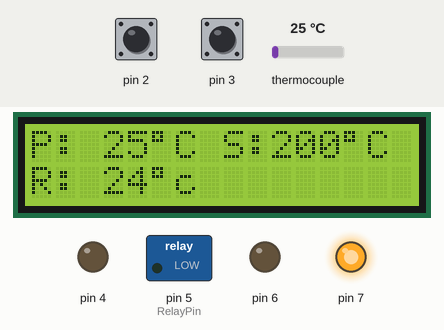
Simulated run of this sketch. Board: Arduino Uno, built with avr-gcc and run on an emulated ATmega328P. Parts: 16×2 character LCD, switched loads named in the sketch (green lamp = pin HIGH), output pins drawn as LEDs (lit = HIGH). Wiring (inferred from the names in the program): MAX31855 thermocouple converter: CS pin 10. Inputs (shaded band) come from the test bench; at power-on: thermocouple 25 °C, pin 2 HIGH, pin 3 HIGH. Pins used as bus, display or sensor lines are not drawn; what the sketch prints to the serial monitor is not drawn.

Above: at 1.6 s.
1.7 s: thermocouple set to 6 °C
At 2.6 s:
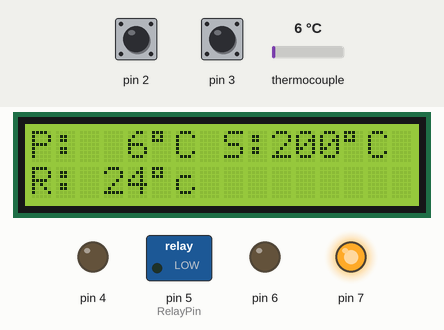
3.5 s: pin 2 pulled LOW for 1.3 s
At 4.4 s:
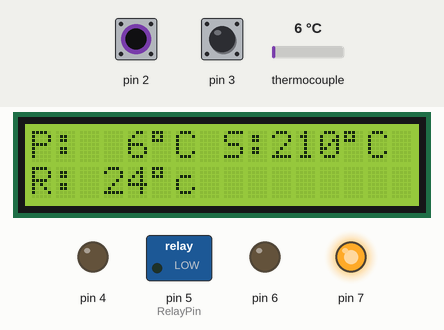
6.3 s: pin 3 pulled LOW for 1.3 s
At 8.3 s:
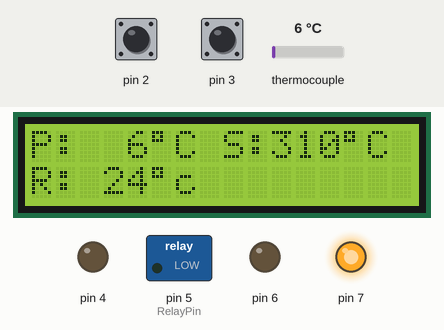
9.1 s: thermocouple set to 75 °C
At 11.0 s:
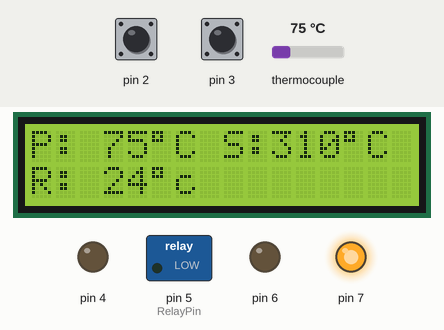
11.6 s: pin 2 pulled LOW for 1.3 s
At 12.9 s:
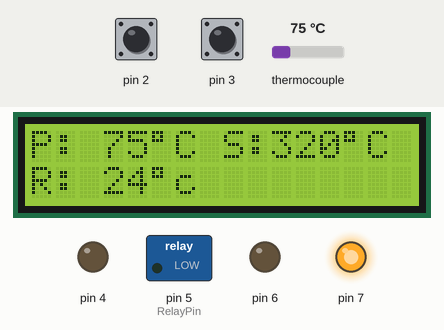
14.4 s: pin 3 pulled LOW for 1.3 s
At 15.5 s:
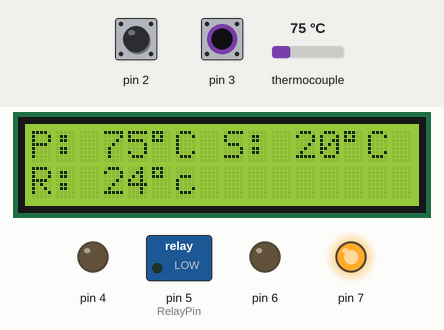
Timing chart, 0 to 17.4 s (numbered marks = the images above; inputs shaded):
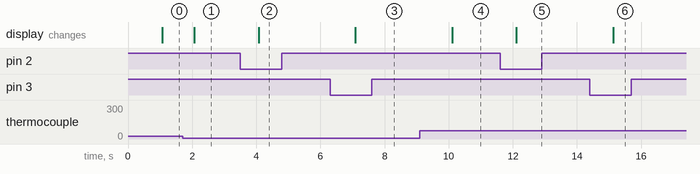

The sketch:

sketch20141003.ino
```cpp
// K型熱電対温度センサモジュールキット(SPI接続)MAX31855使用(5V版/3.3V版)サンプルスケッチ
// Example sketch for MAX31855 Type-K thermocouple sensor module (5V/3.3V)
// Switch-Science 2013.5.14(Tue)
#include "Arduino.h"
#include <SPI.h>
#include <Wire.h>
#include <PID_v1.h>
#include <LiquidCrystal.h>

#define SLAVE 10
#define RelayPin 5
//LiquidCrystal(rs, enable, d4, d5, d6, d7)
LiquidCrystal lcd(14, 15, 16, 17, 18, 19);
//PID
double Setpoint, Input, Output;
PID myPID(&Input, &Output, &Setpoint, 2, 5, 1, DIRECT);
int WindowSize = 500;
unsigned long windowStartTime, inter_time;

void setup() {
  //7ピン　5V設定
  pinMode(7, OUTPUT);
  digitalWrite(7, HIGH);
  //6ピン　GND 設定
  pinMode(6, OUTPUT);
  digitalWrite(6, LOW);
  //4ピン　GND 設定
  pinMode(4, OUTPUT);
  digitalWrite(4, LOW);

  //2ピン　input pullup
  pinMode(2, INPUT_PULLUP);
  //3ピン　input pullup
  pinMode(3, INPUT_PULLUP);
  //タクトスイッチ　割り込み処理
  //L push 3ピン
  attachInterrupt(1, L_Pushed, FALLING);
  //R push 2ピン　
  attachInterrupt(0, R_Pushed, FALLING);

  Serial.begin(9600);
  //SPIのSS
  pinMode(SLAVE, OUTPUT);
  digitalWrite(SLAVE, HIGH);
  SPI.begin();
  SPI.setBitOrder(MSBFIRST);
  SPI.setClockDivider(SPI_CLOCK_DIV4);
  SPI.setDataMode(SPI_MODE0);

  //ヒーターへPWM出力
  pinMode(RelayPin, OUTPUT);
  digitalWrite(RelayPin, LOW);
  Setpoint = 200;

  //tell the PID to range between 0 and the full window size
  myPID.SetOutputLimits(0, WindowSize);
  //turn the PID on
  myPID.SetMode(AUTOMATIC);

  lcd.begin(16, 2);
  lcd.clear();

}

void loop() {
  unsigned int thermocouple; // 14-Bit Thermocouple Temperature Data + 2-Bit
  unsigned int internal; // 12-Bit Internal Temperature Data + 4-Bit
  double disp; // display value
  char buf[16];
  delay(1000);

  digitalWrite(SLAVE, LOW);                             //  Enable the chip
  thermocouple = (unsigned int)SPI.transfer(0x00) << 8;   //  Read high byte thermocouple
  thermocouple |= (unsigned int)SPI.transfer(0x00);       //  Read low byte thermocouple
  internal = (unsigned int)SPI.transfer(0x00) << 8;       //  Read high byte internal
  internal |= (unsigned int)SPI.transfer(0x00);           //  Read low byte internal
  digitalWrite(SLAVE, HIGH);                            //  Disable the chip

  if((thermocouple & 0x0001) != 0) {

    lcd.setCursor(0,0);
    if ((internal & 0x0004) !=0) {
      lcd.print("Short to Vcc");
    }
    if ((internal & 0x0002) !=0) {
      lcd.print("Short to GND");
    }
    if ((internal & 0x0001) !=0) {
      lcd.print("Open Circuit");
    }
  }
  else {
    if((thermocouple & 0x8000) == 0){ // 0℃以上   above 0 Degrees Celsius
      disp = (thermocouple >> 2) * 0.25;
    }
    else {   // 0℃未満   below zero
      disp = (0x3fff - (thermocouple >> 2) + 1)  * -0.25;
    }

    Serial.print(disp);
    Serial.println();
    //K温度をLCDに表示
    dtostrf(disp, 3, 0, buf);
    lcd.setCursor(0,0);
    lcd.print("P:");
    lcd.print(buf);
    lcd.print((char)0xdf);
    lcd.print('C');
    //設定温度をLCDに表示
    dtostrf(Setpoint, 3, 0, buf);
    lcd.print(" S:");
    lcd.print(buf);
    lcd.print((char)0xdf);
    lcd.print('C');
    //温度センサーの出力をPIDライブラリに渡す
    Input = disp;
    myPID.Compute();            //PID計算の実行

    /************************************************
     * turn the output pin on/off based on pid output
     ************************************************/
    unsigned long now = millis();
    if ( now - windowStartTime > WindowSize ) { //time to shift the Relay Window
      windowStartTime += WindowSize;
    }
    if ( Output > now - windowStartTime ) {
      digitalWrite( RelayPin, HIGH);
    }
    else {
      digitalWrite( RelayPin, LOW);
    }

    //PWM
    //analogWrite(RelayPin, Output);      //analogWriteはPWM出力。計算された数値はOutputに入っている

  }

  if((internal & 0x8000) == 0){ // 0℃以上   above 0 Degrees Celsius
    disp = (internal >> 4) * 0.0625;
  }
  else {                          // 0℃未満   below zero
    disp = (((0xffff - internal) >> 4) + 1)  * -0.0625;
  }

  // 室温温度をLCDに表示
  dtostrf(disp, 3, 0, buf);
  lcd.setCursor(0,1);
  lcd.print("R:");
  lcd.print(buf);
  lcd.print((char)0xdf);
  lcd.print('c');

}

void L_Pushed() {
  if ((millis() - inter_time) > 200 ) {
    Setpoint += 100;
    if (Setpoint > 400) {
      Setpoint -= 400;
    }
    inter_time = millis();
  }
}

void R_Pushed() {
  if ((millis() - inter_time) > 200 ) {
    Setpoint += 10;
    if ((int)Setpoint % 100 == 0) {
      Setpoint -= 100;
    }
    inter_time = millis();
  }
}
```

Measured:
- after the input at 1.7 s, the display: changes after 0.37 s (image 1)
- after the input at 3.5 s, the display: changes after 0.58 s (image 2)
- after the input at 6.3 s, the display: changes after 0.79 s (image 3)
- after the input at 9.1 s, the display: changes after 1.0 s (image 4)
- after the input at 11.6 s, the display: changes after 0.51 s (image 5)
- after the input at 14.4 s, the display: changes after 0.72 s (image 6)
